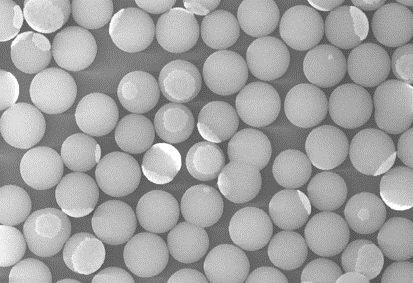
#> input picture Borde/bordes.png, 413 x 283 px
$ python Borde.py
#> lines starting #> are read from the running program, lines starting #| are printed output that depends on the picture
import cv2
import numpy as np

# Leer la imagen
img = cv2.imread("bordes.png")
#> img is the input picture: shape (283, 413, 3); min 81, max 255, mean 163.8

# Convertimos la imagen a escala de grises y aplicamos difuminado Gaussiano.
gray = cv2.cvtColor(img, cv2.COLOR_BGR2GRAY)

# Aplicar un filtro gaussiano para suavisar la imagen
blurred = cv2.GaussianBlur(gray, (5,5),0)

# Aplicar el algoritmo de detección de bordes de Canny
edges = cv2.Canny(blurred, 30, 150)
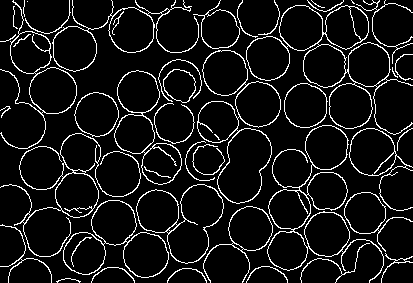
#> edges: shape (283, 413); 8.5% white in thin lines or dots

# Mostrar la imagen original y la imagen con bordes detectados
cv2.imshow("Original", img)
cv2.imshow("imagen en escala de grises ", gray)
cv2.imshow("imagen con filtro gausiano ", blurred)
cv2.imshow("Bordes", edges)


cv2.waitKey(0)
cv2.destroyAllWindows()
